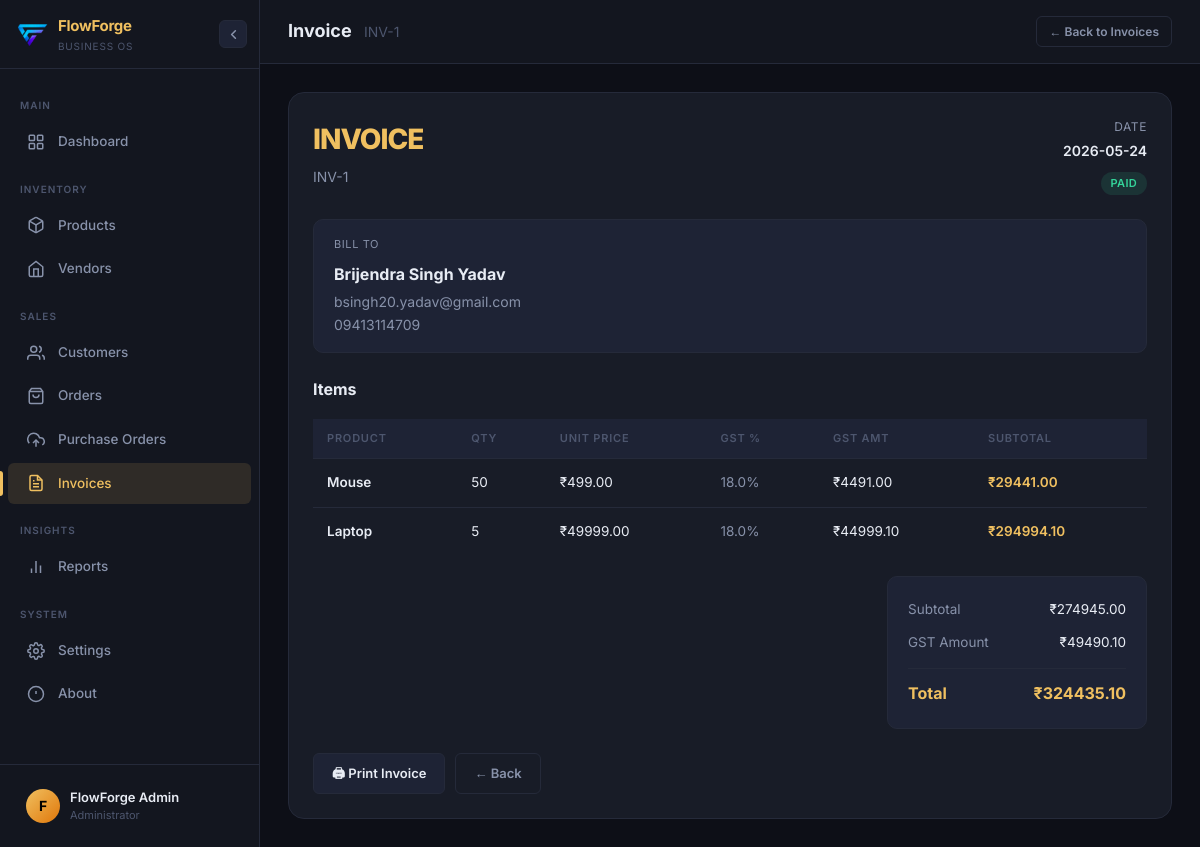
Page /invoices/1 on the committed database.
### tables this page shows
CREATE TABLE invoices (
            id INTEGER PRIMARY KEY AUTOINCREMENT,
            order_id INTEGER NOT NULL,
            customer_id INTEGER NOT NULL,
            status TEXT DEFAULT 'pending',
            subtotal REAL DEFAULT 0,
            gst_amount REAL DEFAULT 0,
            total_amount REAL DEFAULT 0,
            created_at TIMESTAMP DEFAULT CURRENT_TIMESTAMP,
            FOREIGN KEY (order_id) REFERENCES orders(id),
            FOREIGN KEY (customer_id) REFERENCES customers(id)
        );

CREATE TABLE customers (
            id INTEGER PRIMARY KEY AUTOINCREMENT,
            name TEXT NOT NULL,
            email TEXT,
            phone TEXT,
            address TEXT
        );

CREATE TABLE order_items (
            id INTEGER PRIMARY KEY AUTOINCREMENT,
            order_id INTEGER NOT NULL,
            product_id INTEGER NOT NULL,
            quantity INTEGER NOT NULL,
            unit_price REAL NOT NULL,
            FOREIGN KEY (order_id) REFERENCES orders(id),
            FOREIGN KEY (product_id) REFERENCES products(id)
        );

CREATE TABLE products (
            id INTEGER PRIMARY KEY AUTOINCREMENT,
            name TEXT NOT NULL,
            sku TEXT UNIQUE NOT NULL,
            purchase_price REAL NOT NULL DEFAULT 0,
            unit_price REAL NOT NULL,
            gst_percent REAL DEFAULT 0,
            stock_qty INTEGER DEFAULT 0,
            description TEXT
        , min_stock INTEGER DEFAULT 10);

### App.py (the view)
@app.route('/invoices/<int:id>')
def invoices_detail(id):
    db = get_db()
    invoice = db.execute('''
        SELECT invoices.*,
               customers.name    as customer_name,
               customers.email   as customer_email,
               customers.phone   as customer_phone,
               customers.address as customer_address
        FROM invoices
        JOIN customers ON invoices.customer_id = customers.id
        WHERE invoices.id = ?
    ''', (id,)).fetchone()
    if not invoice:
        flash("Invoice nahi mila!", "danger")
        return redirect(url_for('invoices_list'))
    items = db.execute('''
        SELECT order_items.*,
               products.name        as product_name,
               products.gst_percent as gst_percent
        FROM order_items
        JOIN products ON order_items.product_id = products.id
        WHERE order_items.order_id = ?
    ''', (invoice['order_id'],)).fetchall()
    return render_template('invoices/detail.html', invoice=invoice, items=items)

### database.py (called while the page is built)
def get_db():
    if 'db' not in g:
        conn = sqlite3.connect(DATABASE)
        conn.row_factory = sqlite3.Row
        conn.execute('PRAGMA foreign_keys = ON')
        g.db = conn
    return g.db

### templates/invoices/detail.html (shortened to what this page needs)
{% extends "base.html" %}
{% block page_title %}Invoice <span class="text-accent">INV-{{ invoice['id'] }}</span>{% endblock %}
{% block topbar_actions %}
<a href="/invoices" class="btn btn-outline btn-sm">← Back to Invoices</a>
{% endblock %}
{% block content %}
<div class="card">
    <div class="flex justify-between" style="flex-wrap: wrap; gap: 20px; margin-bottom:24px;">
        <div>
            <div style="font-size: 28px; font-weight: 800; letter-spacing:-1px; color: var(--accent);">INVOICE</div>
            <div class="td-muted mt-4">INV-{{ invoice['id'] }}</div>
        </div>
        <div style="text-align:right;">
            <div class="td-muted" style="font-size:12px; text-transform:uppercase; letter-spacing:0.6px;">Date</div>
            <div class="font-semibold mt-4">{{ invoice['created_at'][:10] }}</div>
            <div class="mt-8">
                {% if invoice['status'] == 'paid' %}
                    <span class="badge badge-green">PAID</span>
                {% else %}
                    <span class="badge badge-yellow">PENDING</span>
                {% endif %}
            </div>
        </div>
    </div>
    <div style="background: var(--bg-hover); border: 1px solid var(--border); border-radius: var(--radius-md); padding: 16px 20px; margin-bottom: 24px;">
        <div class="td-muted" style="font-size:11px; text-transform:uppercase; letter-spacing:0.6px; margin-bottom:8px;">Bill To</div>
        <div class="font-bold" style="font-size:16px;">{{ invoice['customer_name'] }}</div>
        <div class="td-muted mt-4">{{ invoice['customer_email'] or '' }}</div>
        <div class="td-muted">{{ invoice['customer_phone'] or '' }}</div>
    </div>
    <div class="card-title mb-16">Items</div>
    <div class="table-wrap">
        <table>
            <thead>
                <tr><th>Product</th><th>Qty</th><th>Unit Price</th><th>GST %</th><th>GST Amt</th><th>Subtotal</th></tr>
            </thead>
            <tbody>
                {% for item in items %}
                <tr>
                    <td class="font-semibold">{{ item['product_name'] }}</td>
                    <td>{{ item['quantity'] }}</td>
                    <td>₹{{ "%.2f"|format(item['unit_price']) }}</td>
                    <td class="td-muted">{{ item['gst_percent'] }}%</td>
                    <td>₹{{ "%.2f"|format(item['unit_price'] * item['quantity'] * item['gst_percent'] / 100) }}</td>
                    <td class="font-semibold text-accent">₹{{ "%.2f"|format(item['unit_price'] * item['quantity'] * (1 + item['gst_percent']/100)) }}</td>
                </tr>
                {% endfor %}
            </tbody>
        </table>
    </div>
    <div class="flex justify-between" style="margin-top:20px;">
        <div class="totals-box">
            <div class="totals-row">
                <span class="td-muted">Subtotal</span>
                <span>₹{{ "%.2f"|format(invoice['subtotal']) }}</span>
            </div>
            <div class="totals-row">
                <span class="td-muted">GST Amount</span>
                <span>₹{{ "%.2f"|format(invoice['gst_amount']) }}</span>
            </div>
            <div class="totals-row grand">
                <span>Total</span>
                <span>₹{{ "%.2f"|format(invoice['total_amount']) }}</span>
            </div>
        </div>
    </div>
    <div class="actions-row">
        <a href="/invoices/{{ invoice['id'] }}/print" class="btn btn-dark">🖨 Print Invoice</a>
        <a href="/invoices" class="btn btn-outline">← Back</a>
    </div>
</div>
{% endblock %}

### templates/base.html (style rules this page uses)
:root { --bg-base: #0d0f17; --bg-surface: #13161f; --bg-card: #181c27; --bg-hover: #1e2335; --bg-input: #1a1e2d; --border: #252a3a; --border-light: #2a3045; --text-primary: #e8ecf4; --text-secondary: #8892aa; --text-muted: #4d566e; --accent: #f0c060; --accent-dim: rgba(240, 192, 96, 0.12); --accent-hover: #f5d080; --green: #34d399; --green-dim: rgba(52, 211, 153, 0.12); --red: #f87171; --red-dim: rgba(248, 113, 113, 0.12); --blue: #60a5fa; --blue-dim: rgba(96, 165, 250, 0.12); --purple: #a78bfa; --purple-dim: rgba(167, 139, 250, 0.12); --sidebar-w: 260px; --sidebar-w-col: 88px; --topbar-h: 64px; --radius-sm: 6px; --radius-md: 10px; --radius-lg: 16px; --shadow-sm: 0 1px 3px rgba(0, 0, 0, 0.4); --shadow-md: 0 4px 16px rgba(0, 0, 0, 0.5); --shadow-lg: 0 8px 32px rgba(0, 0, 0, 0.6); --transition: 0.22s cubic-bezier(0.4, 0, 0.2, 1); }
*, *::before, *::after { margin: 0; padding: 0; box-sizing: border-box; }
html { scroll-behavior: smooth; }
body { font-family: 'Inter', sans-serif; background: var(--bg-base); color: var(--text-primary); min-height: 100vh; display: flex; overflow-x: hidden; font-size: 14px; line-height: 1.6; }
.topbar-title span { color: var(--text-muted); font-weight: 400; font-size: 14px; margin-left: 8px; }
.card { background: var(--bg-card); border: 1px solid var(--border); border-radius: var(--radius-lg); padding: 24px; transition: box-shadow var(--transition); }
.card-title { font-size: 16px; font-weight: 700; color: var(--text-primary); }
.table-wrap { overflow-x: auto; margin-top: 4px; }
table { width: 100%; border-collapse: collapse; }
thead tr { background: var(--bg-hover); }
th { padding: 11px 14px; text-align: left; font-size: 11px; font-weight: 600; text-transform: uppercase; letter-spacing: 0.8px; color: var(--text-muted); border-bottom: 1px solid var(--border); white-space: nowrap; }
td { padding: 13px 14px; font-size: 13.5px; color: var(--text-primary); border-bottom: 1px solid var(--border); vertical-align: middle; }
tbody tr { transition: background var(--transition); }
tbody tr:last-child td { border-bottom: none; }
.td-muted { color: var(--text-secondary); }
.badge { display: inline-flex; align-items: center; padding: 3px 10px; border-radius: 999px; font-size: 11px; font-weight: 600; text-transform: capitalize; letter-spacing: 0.3px; }
.badge-green { background: var(--green-dim); color: var(--green); }
.btn { display: inline-flex; align-items: center; gap: 6px; padding: 9px 18px; border-radius: var(--radius-sm); font-size: 13px; font-weight: 600; text-decoration: none; border: none; cursor: pointer; transition: all var(--transition); white-space: nowrap; font-family: 'Inter', sans-serif; }
.btn-outline { background: transparent; color: var(--text-secondary); border: 1px solid var(--border); }
.btn-dark { background: var(--bg-hover); color: var(--text-primary); border: 1px solid var(--border); }
.btn-sm { padding: 5px 12px; font-size: 12px; }
.text-accent { color: var(--accent); }
.flex { display: flex; }
.justify-between { justify-content: space-between; }
.mt-4 { margin-top: 4px; }
.mt-8 { margin-top: 8px; }
.mb-16 { margin-bottom: 16px; }
.font-bold { font-weight: 700; }
.font-semibold { font-weight: 600; }
.totals-box { background: var(--bg-hover); border: 1px solid var(--border); border-radius: var(--radius-md); padding: 16px 20px; min-width: 260px; }
.totals-row { display: flex; justify-content: space-between; padding: 6px 0; font-size: 13.5px; }
.totals-row.grand { border-top: 1px solid var(--border); margin-top: 8px; padding-top: 12px; font-size: 16px; font-weight: 700; color: var(--accent); }
.actions-row { display: flex; flex-wrap: wrap; gap: 10px; margin-top: 24px; align-items: center; }

### rows in the picture
invoices: id "1", created_at "2026-05-24", subtotal "274945.00", gst_amount "49490.10", total_amount "324435.10"
customers: customer_name "Brijendra Singh Yadav", email "bsingh20.yadav@gmail.com", phone "09413114709"
order_items: product_name "Mouse", quantity "50", unit_price "499.00", gst_percent "18.0", unit_price+quantity "4491.00", unit_price+quantity "29441.00"
order_items: product_name "Laptop", quantity "5", unit_price "49999.00", gst_percent "18.0", unit_price+quantity "44999.10", unit_price+quantity "294994.10"
